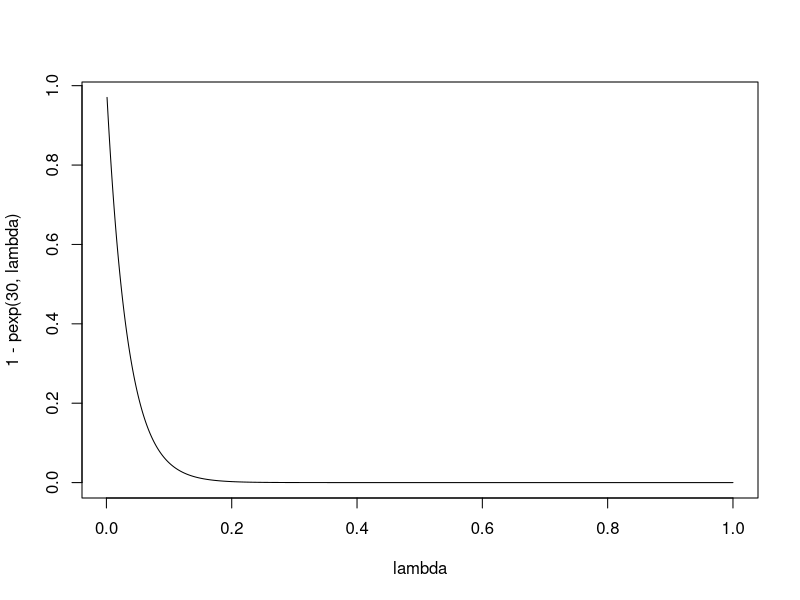
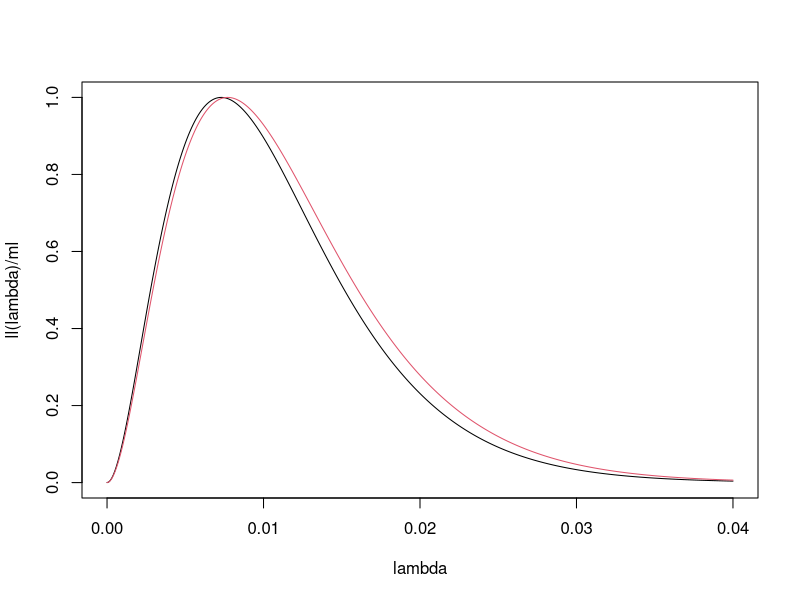

The R script that drew these images, in order:
## a
lambda <- 1 / seq(1, 1000, by = 0.1)
plot(lambda, 1 - pexp(30, lambda), type = "l")


## b

ll <- function(lambda) {
  (1 - pexp(30, lambda))^8 * dexp(6, lambda) * dexp(28, lambda)
}

lambda <- c(1e-5, seq(0, 0.04, by = 0.0001))
ml <- max(ll(lambda))
plot(lambda, ll(lambda) / ml, type = "l")


## c

optimise(ll, c(0, 0.05), maximum = TRUE)

## ll = 8 * log(1 - pexp(30, lambda)) + log(dexp(6, lambda)) +
##     log(dexp(28, lambda))
##  = 8 * 30 * lambda - 2 * log(lambda) + (6+28)*lambda
##
## ll' = 274 -2/lambda
## lambda.hat = 2/274

optimise(ll, c(0, 0.05), maximum = TRUE)$maximum - 1 / 137

## d)
qexp(0.9, 1 / 137)

## e)

ll.e <- function(lambda) {
  (1 - pexp(30, lambda))^8 * pexp(20, lambda)^2
}

lambda <- c(1e-5, seq(0, 0.04, by = 0.0001))
ml <- max(ll.e(lambda))
lines(lambda, ll.e(lambda) / ml, type = "l", col = 2)